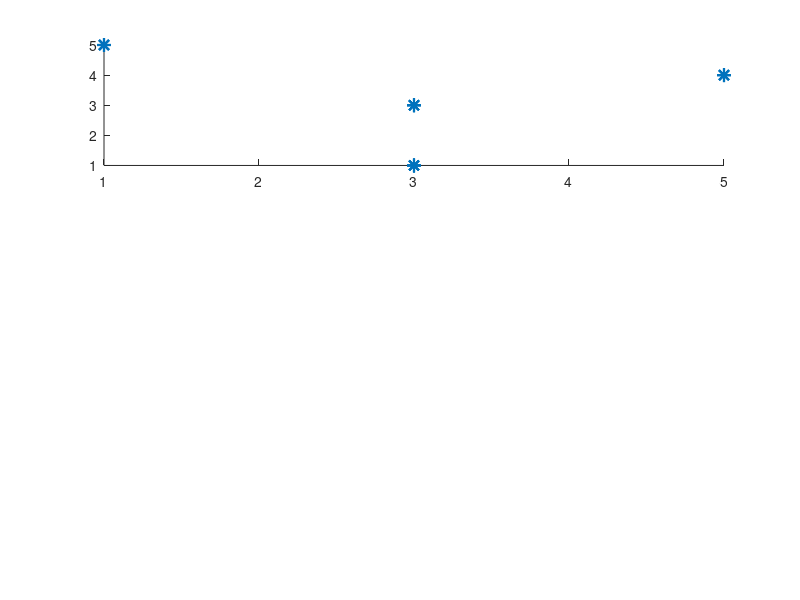

Recreate this plot in MATLAB. (Note: this script raises an error after producing the figure.)
A = [	1 1 5 5;
		2 1 5 10;
		3 1 5 15;
		4 1 5 20;
		1 3 1 1;
		2 3 1 2;
		3 3 1 3;
		4 3 1 4;
		1 5 4 4;
		2 5 4 8;
		3 5 4 12;
		4 5 4 16;
		1 3 3 3;
		2 3 3 6;
		3 3 3 9;
		4 3 3 12;
		];
		
S1 = A([1 3 4 5 7 8 9 11 12 13 15 16],:);
T1 = A([2 6 10 14],:);

S2 = A([1 2 3 4 5 6 7 8 9 10 11 12],:);
T2 = A([13 14 15 16],:);



%{
for K = 1 : size(A,1)
  thisX = A(K,2);
  thisY = A(K,3);
  labelstr = sprintf('(%d,%d)', thisX, thisY);
  text(thisX, thisY, labelstr);
end
%}


figure
subplot(3,1,1);
hold on
scatter(A(:,2),A(:,3),100,'red','*','LineWidth',1.5);

triA = delaunayTriangulation(A(:,2:3));
triplot(triA);
hold off;

subplot(3,1,2);
hold on;
scatter(T1(:,2),T1(:,3),125,'green','d','LineWidth',1.5);

triS1 = delaunayTriangulation(S1(:,2:3));
triplot(triS1);
hold off;


subplot(3,1,3);
hold on;
scatter(T2(:,2),T2(:,3),125,'green','d','LineWidth',1.5);

triS2 = delaunayTriangulation(S2(:,2:3));
triplot(triS2);
hold off;

